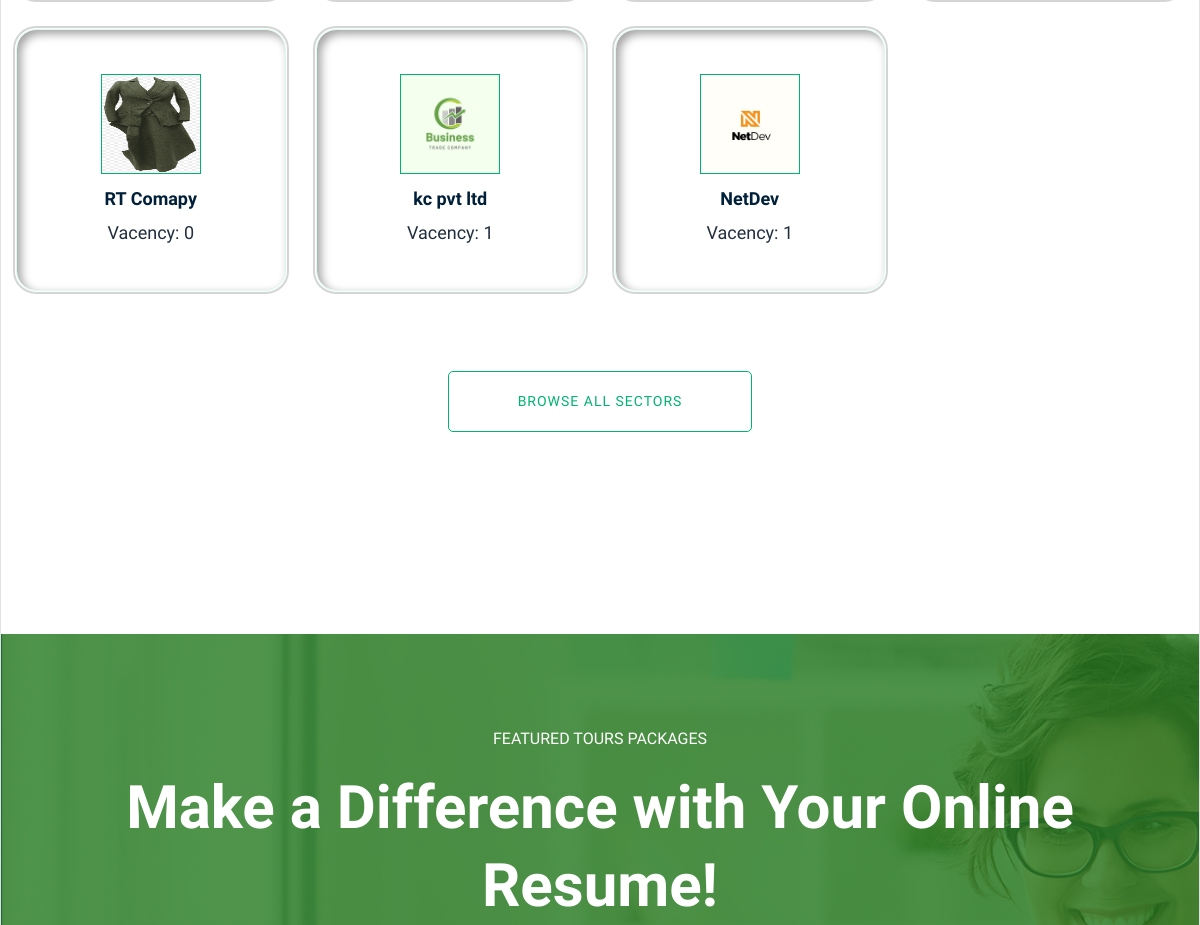
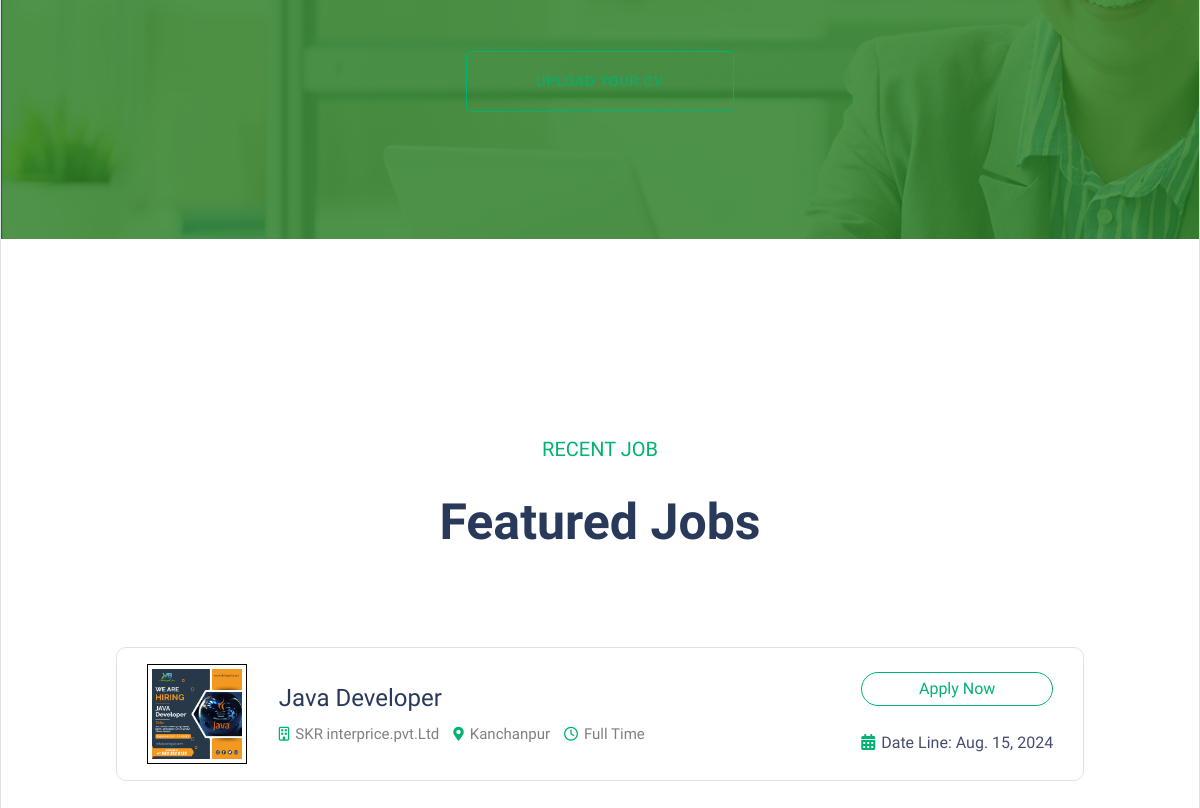
The app's page / (middle part), older data (2 pictures, top to bottom).
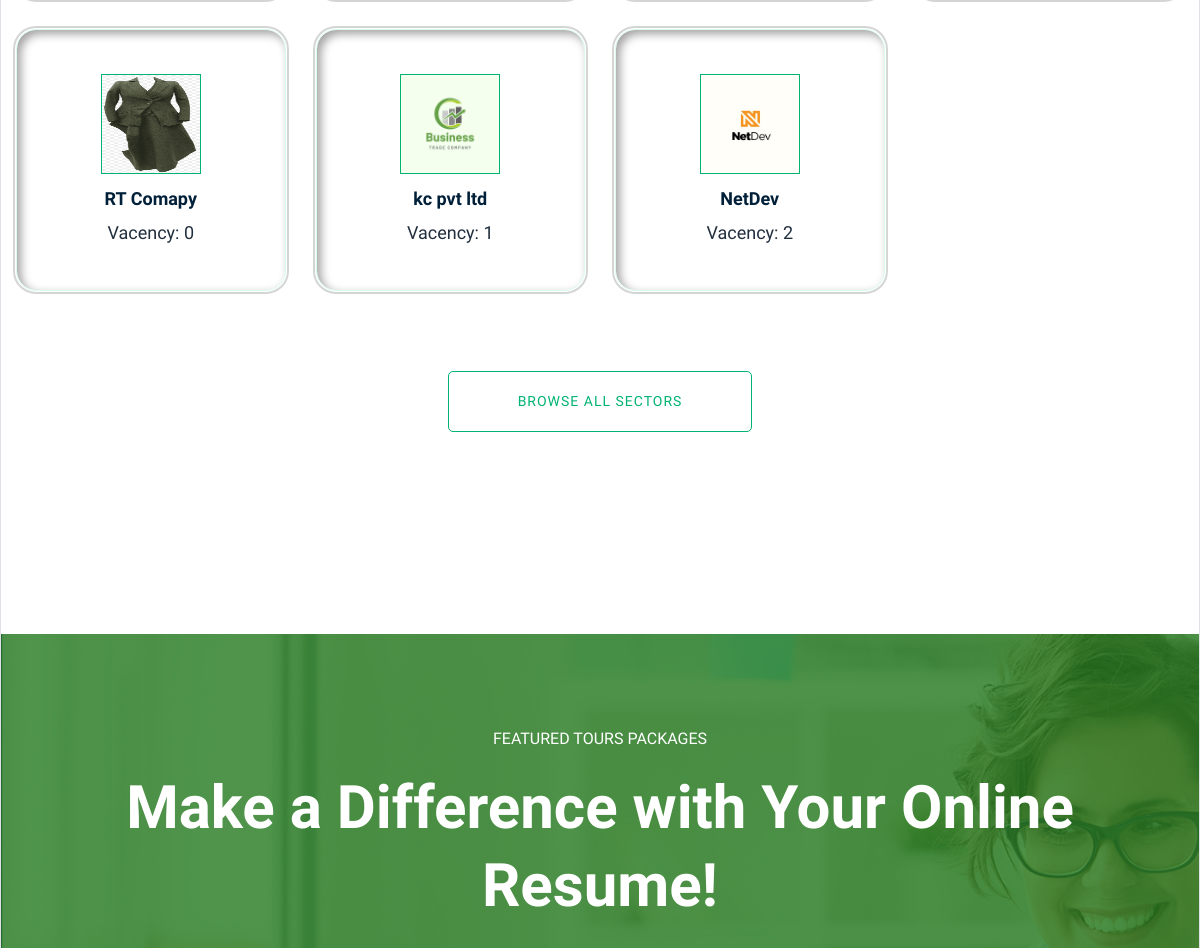
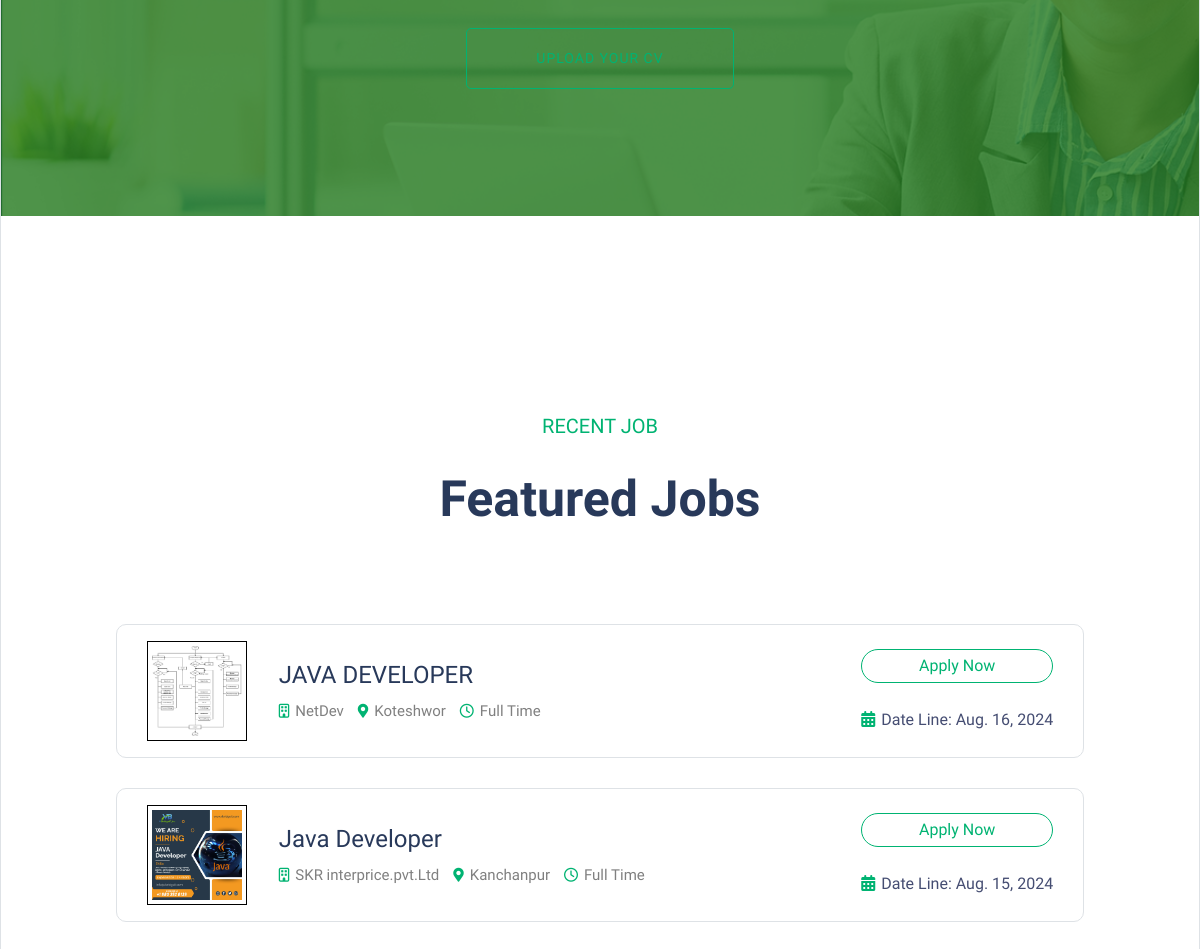
The same page, newer data (2 pictures, top to bottom).
### job/models.py (models this page shows, shortened)
class Employers(models.Model):
    user=models.ForeignKey(User, on_delete=models.CASCADE)
    company=models.CharField(max_length=200, null=True)
    company_des=models.CharField(max_length=400, null=True)
    mobile=models.CharField(max_length=15, null= True)
    image=models.ImageField(null=True, upload_to='user_profile')
    web=models.CharField(max_length=100, null=True)
    is_employer = models.BooleanField(default=False)
    status=models.CharField(max_length=20, null=True)

class Job(models.Model):
    employers = models.ForeignKey('Employers', on_delete=models.CASCADE)
    vacency = models.IntegerField(null=True)
    end_date = models.DateField()
    title = models.CharField(max_length=200)
    salary = models.CharField(max_length=30)
    image = models.ImageField(upload_to='job')
    des = models.CharField(max_length=400)
    location = models.CharField(max_length=150)
    skills = models.CharField(max_length=200)
    creationdate = models.DateField(auto_now_add=True)
    job_type = models.ForeignKey('Job_type', on_delete=models.CASCADE, null=True)
    experiences = models.ForeignKey('Experience', on_delete=models.CASCADE, null=True)

class Job_type(models.Model):
    job_type = models.CharField(max_length=200)

### job/views/jobseeker.py (the view)
# urls.py: path('', HOME, name='home'),
def HOME(request):
    employers = Employers.objects.annotate(job_count=Count('job')).all().order_by('-id')[:8]
    user = request.user
    job = Job.objects.all().order_by('-id')
    paginator=Paginator(job, 4) #number of items to display per page
    page_num=request.GET.get('page') #current page /127.0.0.1:8000/?page=1
    job=paginator.get_page(page_num)#fetch the data from current page
    total=job.paginator.num_pages #3
    list = []
    if user.is_authenticated:
        try:
            student = JobSeekers.objects.get(user=user)
            data = Apply.objects.filter(student=student)
            for i in data:
                list.append(i.job.id)
        except JobSeekers.DoesNotExist:
            list = []
    else:
        list = []  # Ensure list is empty if the user is not logged in
    context = {
        'job': job,
        'list': list,
        'job':job,
        'total':total,
        'num':[i+1 for i in range(total)],#for i in range(3):#  [1,2,3],
        'employers': employers
    }
    return render(request, 'main/home.html', context)

### job/views/jobseeker.py (called while the page is built)
def notification_count(request):
    if request.user.is_authenticated:
        return {'notification_count': Notification.objects.filter(user=request.user, is_read=False).count()}
    return {'notification_count': 0}

### job/templates/main/home.html (shortened to what this page needs)
{% extends 'base/base.html' %}
{% load static %}
{% load custom_filters %}
{% block content %}
<div class=" mb-30 border rounded">
    <main>
        <div class="our-services section-pad-t30">
            <div class="container">
                <div class="row d-flex justify-contnet-center"  >
                    {% for employer in employers %}
                    <div class="col-xl-3 col-lg-3 col-md-4 col-sm-6 " data-aos="fade-up" data-aos-delay="300">
                        <div class="single-services text-center mb-30" style=" border-radius: 20px; box-shadow: 4px 4px 10px rgb(163, 161, 161) inset;outline: 2px solid #d4d6d4; outline-offset: 1px;" >
                        <a href="{% url 'company_details' employer.id %}">
                            <div class="services-cap">
                                <img src="{{employer.image.url}}" width="100" height="100" alt="" style="border: 1px solid #00b372; margin-bottom: 12px;">
                               <h5><a href="">{{ employer.company }}</a></h5>
                                <span>Vacency: {{ employer.job_count }}</span>
                            </div>
                        </a>
                        </div>
                    </div>
                    {% endfor %}
                </div>
                <div class="row">
                    <div class="col-lg-12">
                        <div class="browse-btn2 text-center mt-50">
                            <a href="" class="border-btn2">Browse All Sectors</a>
                        </div>
                    </div>
                </div>
            </div>
        </div>
         <div class="online-cv cv-bg section-overly pt-90 pb-120"  data-background="{% static 'assets/img/gallery/cv_bg.jpg' %}">
            <div class="container">
                <div class="row justify-content-center">
                    <div class="col-xl-10">
                        <div class="cv-caption text-center">
                            <p class="pera1">FEATURED TOURS Packages</p>
                            <p class="pera2"> Make a Difference with Your Online Resume!</p>
                            <a href="" class="border-btn2 border-btn4">Upload your cv</a>
                        </div>
                    </div>
                </div>
            </div>
        </div>
        <section class="featured-job-area feature-padding">
            <div class="container">
                <div class="row">
                    <div class="col-lg-12">
                        <div class="section-tittle text-center">
                            <span style="font-size: 20px;">Recent Job</span>
                            <h2>Featured Jobs</h2>
                        </div>
                    </div>
                </div>
                <div class="row justify-content-center">
                    <div class="col-xl-10">
                        {% for i in job %}
                        <div class="single-job-items mb-30 border " data-aos="fade-up" data-aos-delay="100">
                            <div class="job-items">
                                <div class="company-img">
                                    <a href="#"><img src="{{i.image.url}}" alt="" width="100" height="100" style="border: 1px solid black; padding: 4px;"></a>
                                </div>
                                <div class="job-tittle job-tittle2" style="padding-top:20px ;">
                                    <a href="#">
                                        <h4>{{i.title}}</h4>
                                    </a>
                                    <ul style="margin: 0; padding: 0;">
                                        <li><i class="fa-regular fa-building"></i>{{i.employers.company}}</li>
                                        <li><i class="fas fa-map-marker-alt"></i>{{i.location}}</li>
                                        <li><i class="fa-regular fa-clock"></i>{{i.job_type.job_type}}</li>
                                    </ul>
                                </div>
                            </div>
                            {% if request.user.is_authenticated %}
                            <div class="items-link items-link2 f-right">
                                {% if i.id in list %}
                                <a href="" style="color:white; background-color: #00b372;">Already Apply</a>
                                {% else %}
                                <a href="{% url 'job_details' i.id %}">Apply Now</a>
                                {% endif %}
                                <span><i class="fa-solid fa-calendar-days" style="color: #00b372; margin-right: 6px;"></i>Date Line: {{ i.end_date }}</span>
                            </div>
                            {% else %}
                            <div class="items-link items-link2 f-right">
                                <a href="{% url 'user_login' %}">Apply Now</a>
                                <span><i class="fa-solid fa-calendar-days" style="color: #00b372; margin-right: 6px;"></i>Date Line: {{ i.end_date }}</span>
                            </div>
                            {% endif %}
                        </div>
                        {% endfor %}
                    </div>
                </div>
            </div>
        </section>
    </main>
</div>
{% endblock %}

### job/templates/base/base.html (shortened to what this page needs)
{% load static %}
<!DOCTYPE html>
<html class="no-js" lang="zxx">
  <head>
    <link
      rel="stylesheet"
      href="https://cdnjs.cloudflare.com/ajax/libs/font-awesome/6.6.0/css/all.min.css"
    />
    <link
      href="https://cdn.jsdelivr.net/npm/bootstrap@5.3.3/dist/css/bootstrap.min.css"
      rel="stylesheet"
    />
    <link
      rel="stylesheet"
      href="//cdn.jsdelivr.net/npm/alertifyjs@1.14.0/build/css/themes/default.min.css"
    />
    <link
      href="https://stackpath.bootstrapcdn.com/bootstrap/5.1.3/css/bootstrap.min.css"
      rel="stylesheet"
    />
    {% load static %}
    <link rel="stylesheet" href="{% static 'assets/css/bootstrap.min.css' %}" />
    <link
      rel="stylesheet"
      href="{% static 'assets/css/owl.carousel.min.css' %}"
    />
    <link rel="stylesheet" href="{% static 'assets/css/flaticon.css' %}" />
    <link rel="stylesheet" href="{% static 'assets/css/price_rangs.css' %}" />
    <link rel="stylesheet" href="{% static 'assets/css/slicknav.css' %}" />
    <link rel="stylesheet" href="{% static 'assets/css/animate.min.css' %}" />
    <link
      rel="stylesheet"
      href="{% static 'assets/css/magnific-popup.css' %}"
    />
    <link
      rel="stylesheet"
      href="{% static 'assets/css/fontawesome-all.min.css' %}"
    />
    <link rel="stylesheet" href="{% static 'assets/css/themify-icons.css' %}" />
    <link rel="stylesheet" href="{% static 'assets/css/slick.css' %}" />
    <link rel="stylesheet" href="{% static 'assets/css/nice-select.css' %}" />
    <link rel="stylesheet" href="{% static 'assets/css/style.css' %}" />
  </head>
  <link href="https://unpkg.com/aos@2.3.1/dist/aos.css" rel="stylesheet">
  <body>
    {% block content %} {% endblock %}
  </body>
</html>

### job/templates/base/header.html (shortened to what this page needs)
  {% load static %}

### job/templates/base/header.html (style rules this page uses)
a { text-decoration: none; }

Row changes from the older to the newer data that the page shows:
computed for Employers "NetDev": job_count "1" → "2"
added Job: image (picture), title "JAVA DEVELOPER", employers.company "NetDev", location "Koteshwor", job_type.job_type "Full Time", end_date "Aug. 16, 2024"
